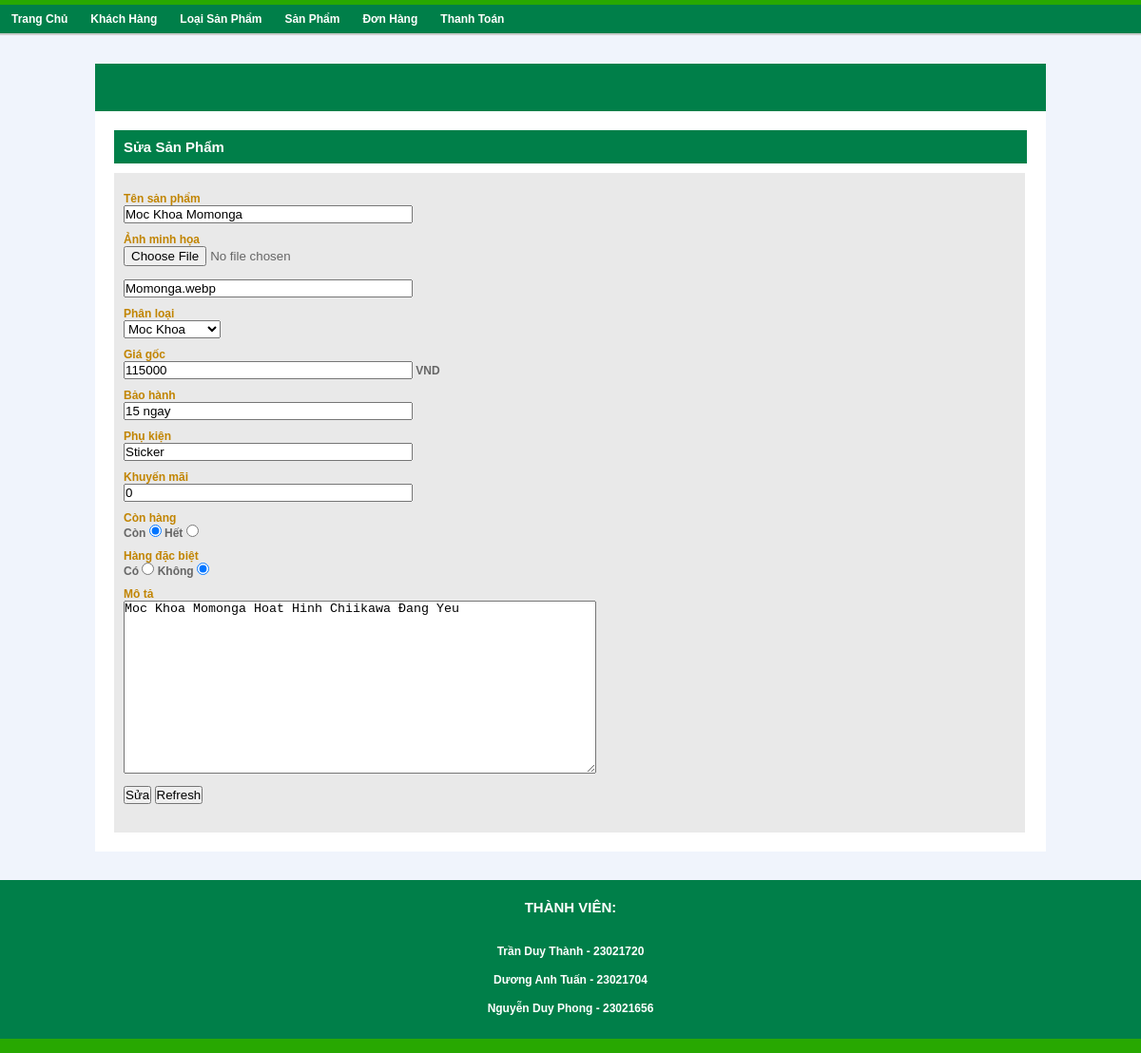
/admin/mainAdmin.php?page_layout=fixProduct&productId=1, run on the app's committed database.
### tables this page shows
CREATE TABLE `product` (
  `productId` int NOT NULL AUTO_INCREMENT,
  `productLineId` int NOT NULL,
  `productName` varchar(255) NOT NULL,
  `productImage` varchar(255) NOT NULL,
  `productPrice` int NOT NULL,
  `guarantee` varchar(255) NOT NULL,
  `accessory` varchar(255) NOT NULL,
  `promotion` int NOT NULL,
  `inStock` int NOT NULL,
  `special` int NOT NULL,
  `detail` longtext NOT NULL,
  PRIMARY KEY (`productId`),
  KEY `fk_product_productline1_idx` (`productLineId`),
  CONSTRAINT `fk_product_productline1` FOREIGN KEY (`productLineId`) REFERENCES `productline` (`productLineId`)
);

### admin/product/fixProduct.php (the view, shortened to what this page needs)
<?php
    $dbHost = 'localhost';
	$dbUsername = 'TFT';
	$dbPassword = 'Fongngu123';
	$dbName = 'web_csdl';
	$conn = mysqli_connect($dbHost,
						$dbUsername,
						$dbPassword,
						$dbName);
    $productId = $_GET['productId'];
    $sql = "SELECT * FROM product WHERE productId = $productId";
    $result = $conn->query($sql);
    if($result->num_rows > 0){
        while($arr = $result->fetch_assoc()){
?>
    <link rel="stylesheet" type="text/css" href="css/fixProduct.css"/>
    <h2>Sửa sản phẩm</h2>
    <div id="main">
        <form method="post" enctype="multipart/form-data">
        <table id="fix-prd" cellpadding="0" cellspacing="0">
            <tr>
                <td>
                    <label>Tên sản phẩm</label><br/>
                    <input type="text" name="productName" value="<?php if(isset($_POST['productName'])){echo $_POST['productName'];}else{echo $arr['productName'];}?>" />
                </td>
            </tr>
            <tr>
                <td>
                    <label>Ảnh minh họa</label><br/>
                    <input type="file" name="productImage1"/><br/><br/>
                    <input type="text" name="productImage2" value="<?php echo $arr['productImage'];?>"/>
                </td>
            </tr>
            <tr>
                <td><label>Phân loại</label><br/>
                    <select name="productLineId">
                        <?php
                            $sqlDm = "SELECT * FROM productLine";
                            $resultDm = $conn->query($sqlDm);
                            if($resultDm->num_rows > 0){
                                while($arrDm = $resultDm->fetch_assoc()){
                        ?>
                                    <option value="<?php echo $arrDm['productLineId']; ?>">
                                        <?php echo $arrDm['productLineName']; ?>
                                    </option>
                        <?php
                                }
                            }
                        ?>
                    </select>
                </td>
            </tr>
            <tr>
                <td>
                    <label>Giá gốc</label><br/>
                    <input type="text" name="productPrice" value="<?php if(isset($_POST['productPrice'])){echo $_POST['productPrice'];}else{echo $arr['productPrice'];}?>" /> VND
                </td>
            </tr>
            <tr>
                <td><label>Bảo hành</label><br/>
                <input type="text" name="guarantee" value="<?php  if(isset($_POST['guarantee'])){echo $_POST['guarantee'];}else{echo $arr['guarantee'];}?>" />
                </td>
            </tr>
            <tr>
                <td><label>Phụ kiện</label><br/>
                <input type="text" name="accessory" value="<?php if(isset($_POST['accessory'])){echo $_POST['accessory'];}else{echo $arr['accessory'];}?>" />
                </td>
            </tr>
            <tr>
                <td>
                    <label>Khuyến mãi</label><br/>
                    <input type="text" name="promotion" value="<?php if(isset($_POST['promotion'])){echo $_POST['promotion'];}else{echo $arr['promotion'];}?>" />
                </td>
            </tr>
            <tr>
                <td>
                    <label>Còn hàng</label><br/>
                    Còn <input type="radio" name="inStock" value=1 <?php if($arr['inStock']==1){echo 'checked';} ?>/>
                    Hết <input type="radio" name="inStock" value=0 <?php if($arr['inStock']==0){echo 'checked';} ?>/>
                </td>
            </tr>
            <tr>
                <td>
                    <label>Hàng đặc biệt</label><br/>
                    Có <input type="radio" name="special" value=1 <?php if($arr['special']==1){echo 'checked';} ?>/>
                    Không <input type="radio" name="special" value=0 <?php if($arr['special']==0){echo 'checked';} ?>/>
                </td>
            </tr>
            <tr>
                <td>
                    <label>Mô tả</label><br/>
                    <textarea cols="60" rows="12" name="detail"><?php if(isset($_POST['detail'])){echo $_POST['detail'];}else{echo $arr['detail'];}?>
                    </textarea>
                </td>
            </tr>
            <tr>
                <td>
                    <input type="submit" name="submit" value="Sửa"/>
                    <input type="reset" name="reset" value="Refresh">
                </td>
            </tr>
        </table>
        </form>
    </div>
<?php
    }
}
?>

### admin/css/mainAdmin.css (style rules this page uses)
* { margin: 0px; padding: 0px; }
html, body { margin: 0; padding: 0; height: 100%; display: flex; flex-direction: column; }
body { font-family: Verdana, Geneva, sans-serif; font-size: 12px; color: #666; background-color: #f0f4fc; }
#body h2 { width: 940px; height: 35px; line-height: 35px; font-family: Verdana, Geneva, sans-serif; font-size: 15px; font-weight: bold; color: #FFF; text-transform: capitalize; background: #007f49; padding: 0px 10px; }
#main { width: 938px; height: auto; font-weight: bold; background-color: #e9e9e9; padding: 20px 10px; margin-top: 10px; }

### admin/css/fixProduct.css (style rules this page uses)
table#fix-prd { width:938px; height:auto; }
table#fix-prd tr td { padding-bottom:10px; }
table#fix-prd tr td label { font-weight:bold; color:#c18400; }
table#fix-prd tr td input[type="text"] { width:300px; }

### data on the page
product: productName "Moc Khoa Momonga", productImage2 "Momonga.webp", productPrice "115000", guarantee "15 ngay", accessory "Sticker", promotion "0", inStock "☑", special "☑", detail "Moc Khoa Momonga Hoat Hinh Chiikawa Đang Yeu"

### other printed values
form field productLineId "Moc Khoa"
